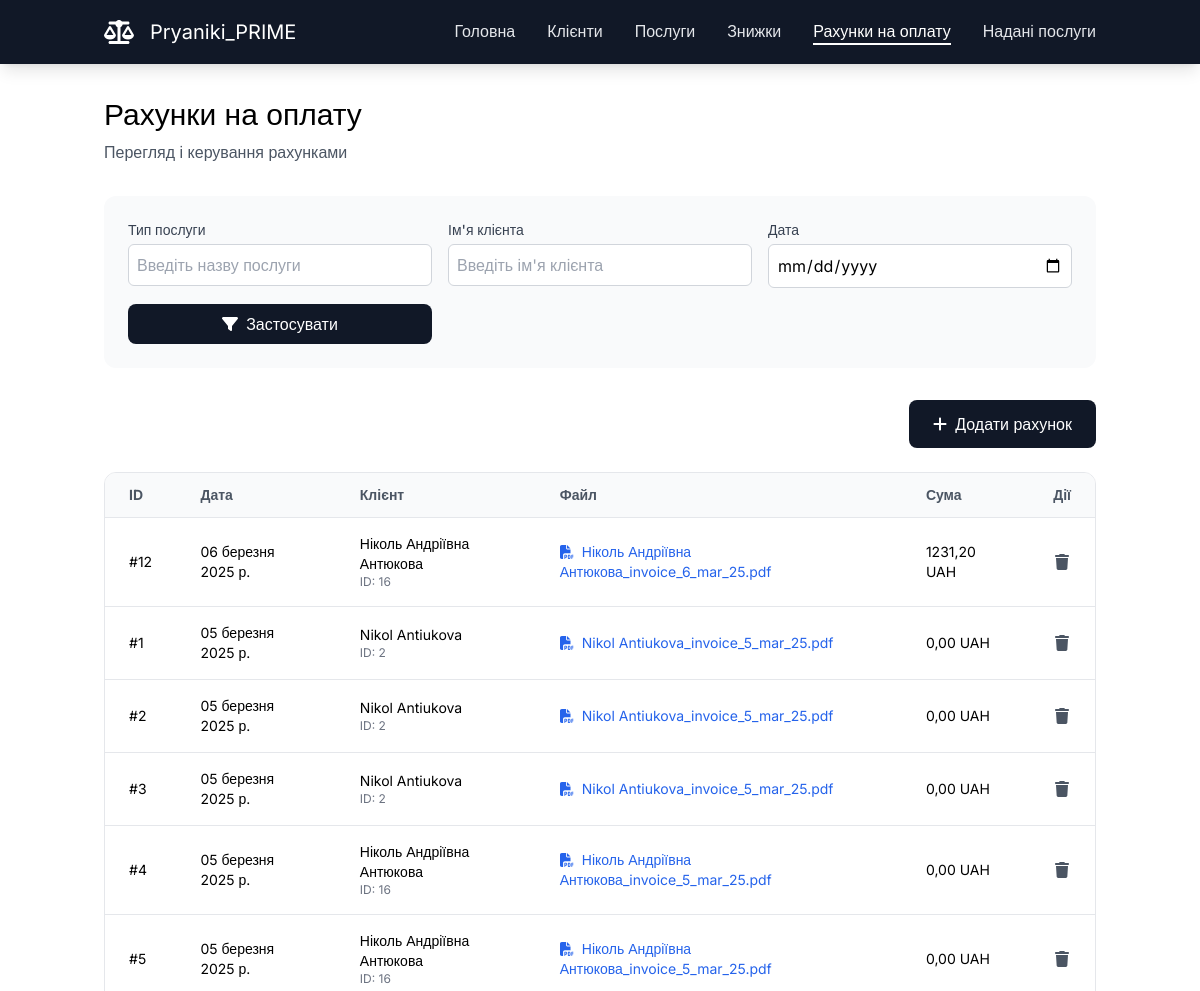
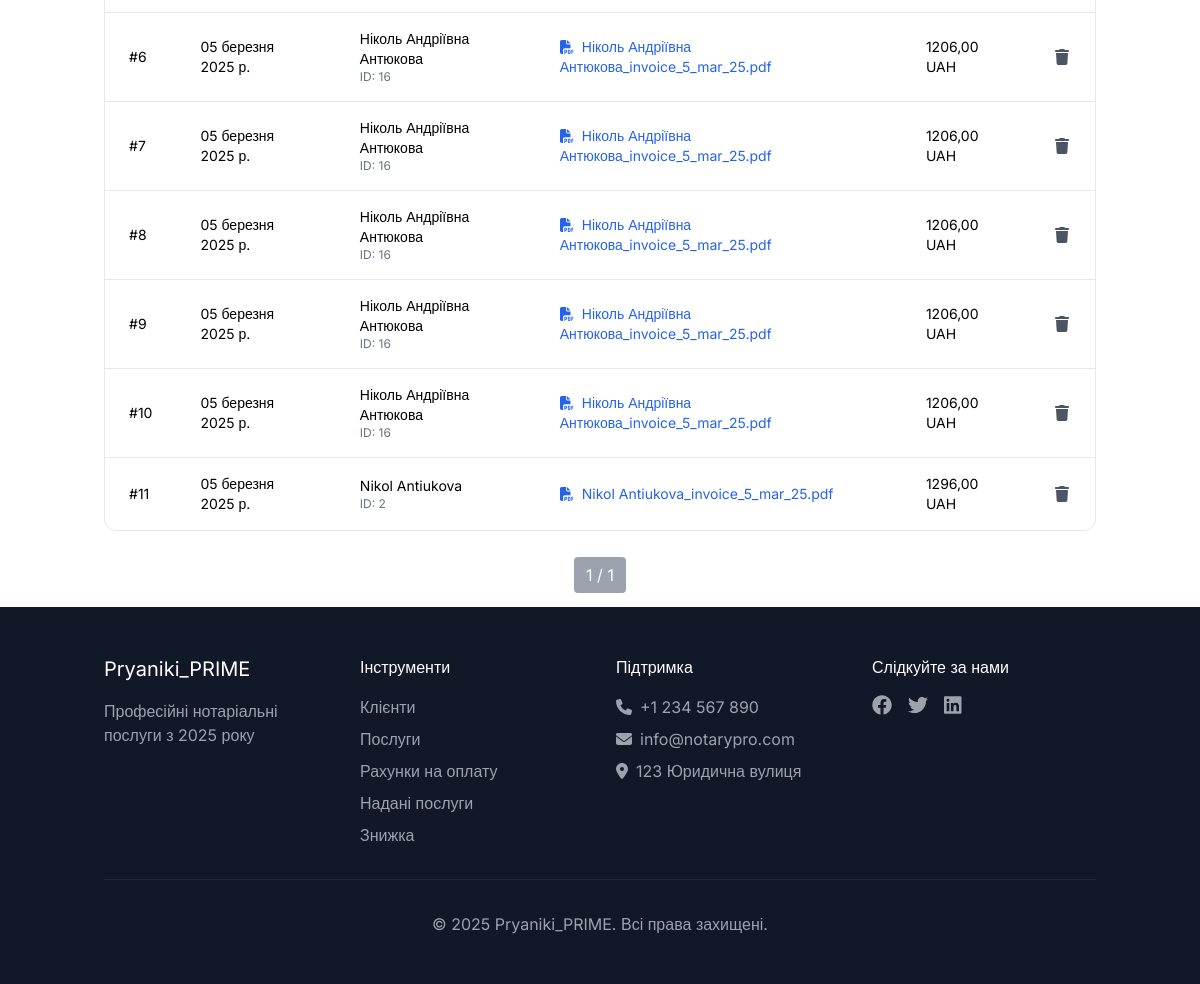
Page /invoices (signed in) on the earlier database version (2 pictures, top to bottom).
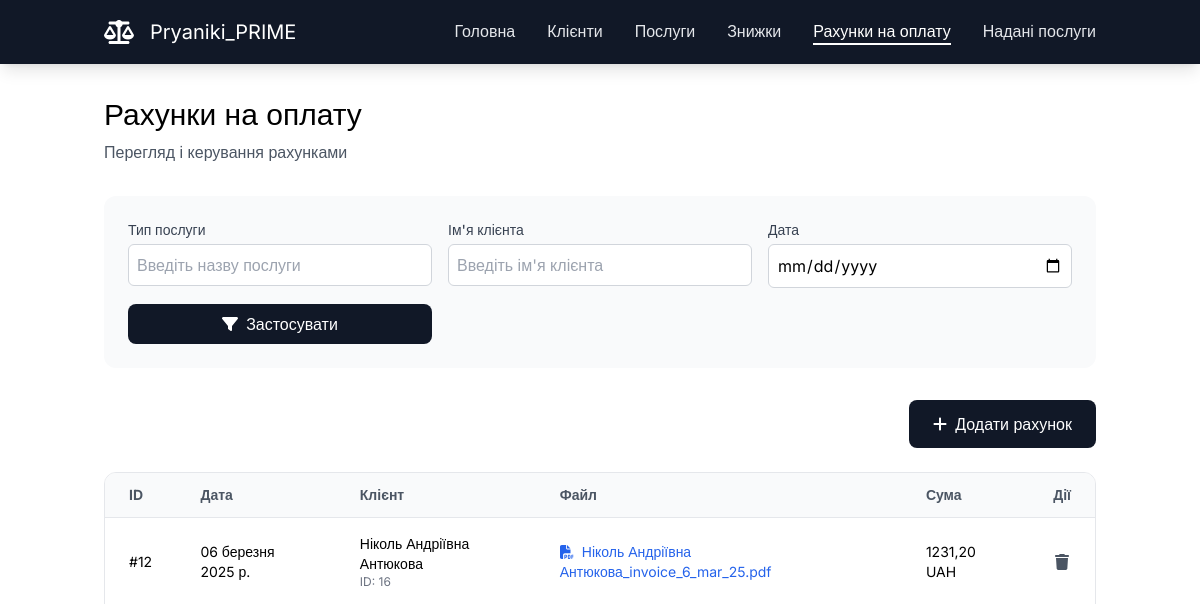
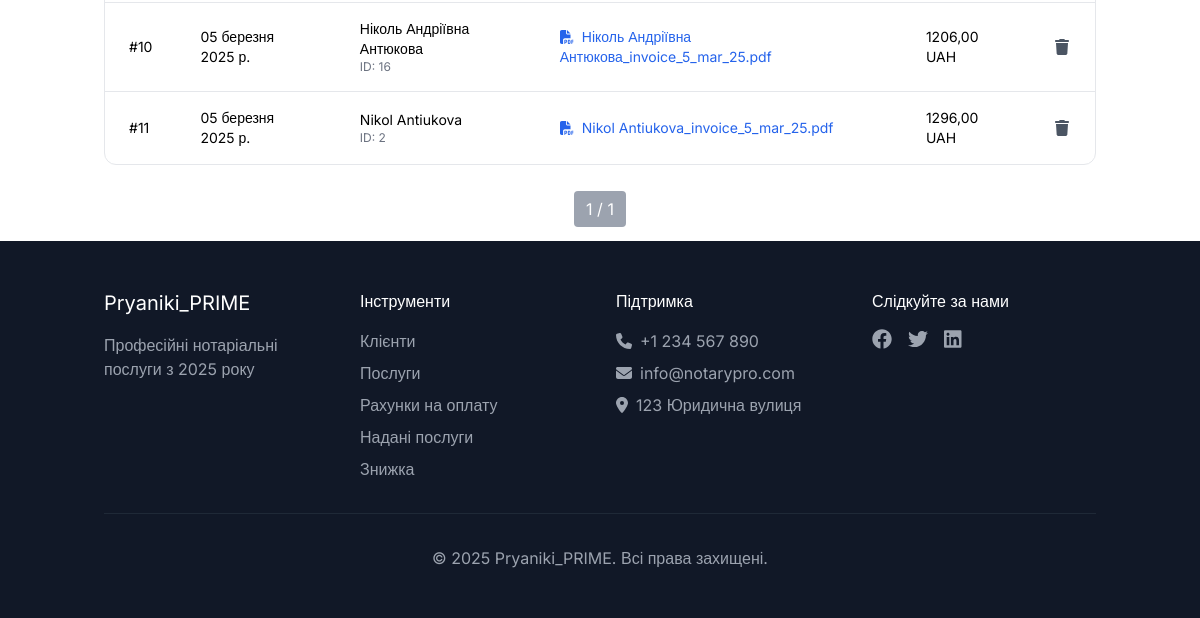
Same page on the later database version (2 pictures, top to bottom).
### RealAgency/models.py (models this page shows)
class Invoice(models.Model):
    client = models.ForeignKey(Client, on_delete=models.CASCADE)
    date = models.DateField()
    code = models.CharField(max_length=255)
    invoice_file_path = models.CharField(max_length=255)
    commission = models.IntegerField()
    discount = models.IntegerField()
    pdv = models.IntegerField()
    commission_amount_no_pdv = models.DecimalField(max_digits=19, decimal_places=2)
    services_total_no_pdv = models.DecimalField(max_digits=19, decimal_places=2)
    total_no_pdv = models.DecimalField(max_digits=19, decimal_places=2)
    total_pdv = models.DecimalField(max_digits=19, decimal_places=2)

class Client(models.Model):
    client_type = models.ForeignKey(ClientType, on_delete=models.CASCADE)
    name = models.CharField(max_length=255)
    address = models.CharField(max_length=255)
    phone = models.CharField(max_length=255)
    email = models.CharField(max_length=255)
    passport_id = models.CharField(max_length=255, null=True, blank=True)
    iin = models.CharField(max_length=255, null=True, blank=True)
    edrpou = models.CharField(max_length=255, null=True, blank=True)

### RealAgency/views.py (the view)
        def _wrapped_view(request, *args, **kwargs):
            if not request.user.is_authenticated:
                return redirect('login')
            if not any(group.name in roles for group in request.user.groups.all()):
                raise PermissionDenied("You are not permitted to perform this action.")
            return view_func(request, *args, **kwargs)

### RealAgency/views.py (called while the page is built)
def role_required(roles):
    def decorator(view_func):
        def _wrapped_view(request, *args, **kwargs):
            if not request.user.is_authenticated:
                return redirect('login')
            if not any(group.name in roles for group in request.user.groups.all()):
                raise PermissionDenied("You are not permitted to perform this action.")
            return view_func(request, *args, **kwargs)
        return _wrapped_view
    return decorator

@role_required(['Manager', 'Notary'])
def payments(request):
    payments_list = Invoice.objects.all().order_by('-date')  # Replace 'date_created' with the actual date field name
    user_groups = request.user.groups.values_list('name', flat=True)
    paginator = Paginator(payments_list, 15)
    page_number = request.GET.get('page')
    page_obj = paginator.get_page(page_number)
    return render(request, 'invoices/main.html', {'invoices': page_obj, 'user_groups': user_groups})

### templates/invoices/main.html (shortened to what the changed rows need)
{% extends "base.html" %}
{% block content %}
    <main id="main" class="pt-24">
        <div class="container mx-auto px-4">
            <div id="page-header" class="mb-8">
                <h1 class="text-3xl mb-2">Рахунки на оплату</h1>
            </div>
            <div id="transactions-table" class="bg-white rounded-xl border border-neutral-200 overflow-hidden">
                <table class="w-full">
                    <thead class="bg-neutral-50 border-b border-neutral-200">
                        <tr>
                            <th class="px-6 py-3 text-left text-sm text-neutral-600">ID</th>
                            <th class="px-6 py-3 text-left text-sm text-neutral-600">Дата</th>
                            <th class="px-6 py-3 text-left text-sm text-neutral-600">Клієнт</th>
                            <th class="px-6 py-3 text-left text-sm text-neutral-600">Файл</th>
                            <th class="px-6 py-3 text-left text-sm text-neutral-600">Сума</th>
                            <th class="px-6 py-3 text-center text-sm text-neutral-600"
                                {% if "Notary" in user_groups %} style="display:block;" {% else %} style="display:none;" {% endif %}>
                                Дії
                            </th>
                        </tr>
                    </thead>
                    <tbody class="divide-y divide-neutral-200">
                    {% for payment in invoices %}
                        <tr class="hover:bg-neutral-50">
                            <td class="px-6 py-4 text-sm">#{{ payment.id }}</td>
                            <td class="px-6 py-4 text-sm">{{ payment.date }}</td>
                            <td class="px-6 py-4">
                                <div class="flex items-center">
                                    <div>
                                        <div class="text-sm">{{ payment.client.name }}</div>
                                        <div class="text-xs text-neutral-500">ID: {{ payment.client.id }}</div>
                                    </div>
                                </div>
                            </td>
                            <td class="px-6 py-4 text-sm">
                                <a href="#" class="text-blue-600 hover:underline" onclick="generateInvoice({{ payment.id }})">
                                    <i class="fa-solid fa-file-pdf mr-2"></i>{{ payment.invoice_file_path }}
                                </a>
                            </td>
                            <td class="px-6 py-4 text-sm">{{ payment.total_pdv }} UAH</td>
                            <td class="px-6 py-4">
                                <div class="flex justify-center space-x-3">
                                    <button
                                        {% if "Manager" in user_groups %} style="display:block;" {% else %} style="display:none;" {% endif %}
                                        class="text-neutral-600 hover:text-neutral-900"
                                        onclick="deletePayment({{ payment.id }})">
                                        <i class="fa-solid fa-trash"></i>
                                    </button>
                                </div>
                            </td>
                        </tr>
                    {% endfor %}
                    </tbody>
                </table>
            </div>
        </div>
    </main>
{% endblock %}

Differences in the rows shown:
removed Invoice: id "1", date "05 березня 2025 р.", client.name "Nikol Antiukova", client.id "2", invoice_file_path "Nikol Antiukova_invoice_5_mar_25.pdf", total_pdv "0,00"
removed Invoice: id "2", date "05 березня 2025 р.", client.name "Nikol Antiukova", client.id "2", invoice_file_path "Nikol Antiukova_invoice_5_mar_25.pdf", total_pdv "0,00"
removed Invoice: id "3", date "05 березня 2025 р.", client.name "Nikol Antiukova", client.id "2", invoice_file_path "Nikol Antiukova_invoice_5_mar_25.pdf", total_pdv "0,00"
removed Invoice: id "4", date "05 березня 2025 р.", client.name "Ніколь Андріївна Антюкова", client.id "16", invoice_file_path "Ніколь Андріївна Антюкова_invoice_5_mar_25.pdf", total_pdv "0,00"
removed Invoice: id "5", date "05 березня 2025 р.", client.name "Ніколь Андріївна Антюкова", client.id "16", invoice_file_path "Ніколь Андріївна Антюкова_invoice_5_mar_25.pdf", total_pdv "0,00"
removed Invoice: id "6", date "05 березня 2025 р.", client.name "Ніколь Андріївна Антюкова", client.id "16", invoice_file_path "Ніколь Андріївна Антюкова_invoice_5_mar_25.pdf", total_pdv "1206,00"
removed Invoice: id "7", date "05 березня 2025 р.", client.name "Ніколь Андріївна Антюкова", client.id "16", invoice_file_path "Ніколь Андріївна Антюкова_invoice_5_mar_25.pdf", total_pdv "1206,00"
removed Invoice: id "8", date "05 березня 2025 р.", client.name "Ніколь Андріївна Антюкова", client.id "16", invoice_file_path "Ніколь Андріївна Антюкова_invoice_5_mar_25.pdf", total_pdv "1206,00"
removed Invoice: id "9", date "05 березня 2025 р.", client.name "Ніколь Андріївна Антюкова", client.id "16", invoice_file_path "Ніколь Андріївна Антюкова_invoice_5_mar_25.pdf", total_pdv "1206,00"
